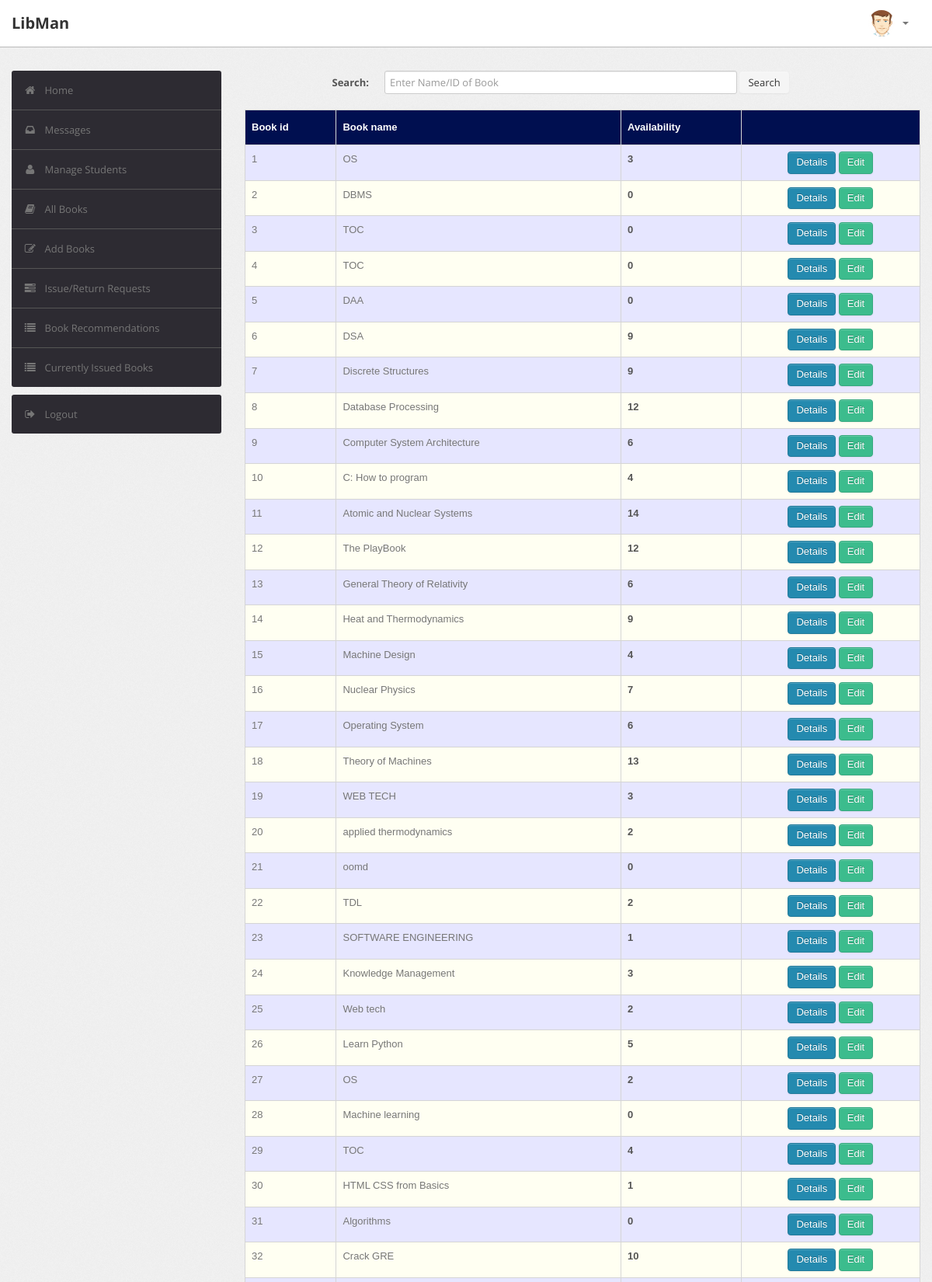
/admin/book.php (signed in, upper part), run on the app's committed database.
### tables this page shows
CREATE TABLE `book` (
  `BookId` int(10) NOT NULL,
  `Title` varchar(50) DEFAULT NULL,
  `Publisher` varchar(50) DEFAULT NULL,
  `Year` varchar(50) DEFAULT NULL,
  `Availability` int(5) DEFAULT NULL
);

### admin/book.php (the view, shortened to what this page needs)
<?php
require('dbconn.php');
?>
<?php
if ($_SESSION['RollNo']) {
    ?>
<!DOCTYPE html>
<html lang="en">
    <head>
        <link type="text/css" href="bootstrap/css/bootstrap.min.css" rel="stylesheet">
        <link type="text/css" href="bootstrap/css/bootstrap-responsive.min.css" rel="stylesheet">
        <link type="text/css" href="css/theme.css" rel="stylesheet">
        <link type="text/css" href="images/icons/css/font-awesome.css" rel="stylesheet">
    </head>
    <body>
        <div class="navbar navbar-fixed-top">
            <div class="navbar-inner">
                <div class="container">
                        <a class="brand" href="index.php">LibMan </a>
                    <div class="nav-collapse collapse navbar-inverse-collapse">
                        <ul class="nav pull-right">
                            <li class="nav-user dropdown"><a href="#" class="dropdown-toggle" data-toggle="dropdown">
                                <img src="images/user.png" class="nav-avatar" />
                                <b class="caret"></b></a>
                            </li>
                        </ul>
                    </div>
                </div>
            </div>
        </div>
        <div class="wrapper">
            <div class="container">
                <div class="row">
                    <div class="span3">
                        <div class="sidebar">
                            <ul class="widget widget-menu unstyled">
                                <li class="active"><a href="index.php"><i class="menu-icon icon-home"></i>Home
                                </a></li>
                                 <li><a href="message.php"><i class="menu-icon icon-inbox"></i>Messages</a>
                                </li>
                                <li><a href="student.php"><i class="menu-icon icon-user"></i>Manage Students </a>
                                </li>
                                <li><a href="book.php"><i class="menu-icon icon-book"></i>All Books </a></li>
                                <li><a href="addbook.php"><i class="menu-icon icon-edit"></i>Add Books </a></li>
                                <li><a href="requests.php"><i class="menu-icon icon-tasks"></i>Issue/Return Requests </a></li>
                                <li><a href="recommendations.php"><i class="menu-icon icon-list"></i>Book Recommendations </a></li>
                                <li><a href="current.php"><i class="menu-icon icon-list"></i>Currently Issued Books </a></li>
                            </ul>
                            <ul class="widget widget-menu unstyled">
                                <li><a href="logout.php"><i class="menu-icon icon-signout"></i>Logout </a></li>
                            </ul>
                        </div>
                    </div>
                    <div class="span9">
                  <form class="form-horizontal row-fluid" action="book.php" method="post">
                                        <div class="control-group">
                                            <label class="control-label" for="Search"><b>Search:</b></label>
                                            <div class="controls">
                                                <input type="text" id="title" name="title" placeholder="Enter Name/ID of Book" class="span8">
                                                <button type="submit" name="submit"class="btn">Search</button>
                                            </div>
                                        </div>
                                    </form>
                                    <br>
                                    <?php
                                    if(isset($_POST['submit']))
                                        {$s=$_POST['title'];
                                            $sql="select * from LMS.book where BookId='$s' or Title like '%$s%'";
                                        }
                                    else
                                        $sql="select * from LMS.book";
                                    $result=$conn->query($sql);
                                    $rowcount=mysqli_num_rows($result);
                                    if(!($rowcount))
                                        echo "<br><center><h2><b><i>No Results</i></b></h2></center>";
                                    else
                                    {
                                    ?>
                        <table class="table" id = "tables">
                                  <thead>
                                    <tr>
                                      <th>Book id</th>
                                      <th>Book name</th>
                                      <th>Availability</th>
                                      <th></th>
                                    </tr>
                                  </thead>
                                  <tbody>
                                    <?php
                            while($row=$result->fetch_assoc())
                            {
                                $bookid=$row['BookId'];
                                $name=$row['Title'];
                                $avail=$row['Availability'];
                            ?>
                                    <tr>
                                      <td><?php echo $bookid ?></td>
                                      <td><?php echo $name ?></td>
                                      <td><b><?php echo $avail ?></b></td>
                                        <td><center>
                                            <a href="bookdetails.php?id=<?php echo $bookid; ?>" class="btn btn-primary">Details</a>
                                            <a href="edit_book_details.php?id=<?php echo $bookid; ?>" class="btn btn-success">Edit</a>
                                        </center></td>
                                    </tr>
                               <?php }} ?>
                               </tbody>
                                </table>
                            </div>
                </div>
            </div>
        </div>
    </body>
</html>
<?php }
else {
    echo "<script type='text/javascript'>alert('Access Denied!!!')</script>";
} ?>

### admin/css/theme.css (style rules this page uses)
#tables { font-family: "Trebuchet MS", Arial, Helvetica, sans-serif; border-collapse: collapse; width: 100%; }
#tables td, #tables th { border: 1px solid #ddd; padding: 8px; }
#tables tr:nth-child(even) { background-color: #fffff2; }
#tables tr:nth-child(odd) { background-color: #e6e6ff; }
#tables th { padding-top: 12px; padding-bottom: 12px; text-align: left; background-color: #000F50; color: white; }
body { font-size: 13px; font-family: 'Open Sans', Arial, sans-serif; background: #fff; color: #777 }
strong, b { color: #555 }
.wrapper { background: url(../images/bg.png) #eee; border-bottom: 1px solid #bbb; -webkit-box-shadow: 0 1px 2px rgba(0,0,0,0.1); -moz-box-shadow: 0 1px 2px rgba(0,0,0,0.1); box-shadow: 0 1px 2px rgba(0,0,0,0.1); padding: 30px 0 }
form { margin: 0 }
select, textarea, input[type="text"], input[type="password"], input[type="datetime"], input[type="datetime-local"], input[type="date"], input[type="month"], input[type="time"], input[type="week"], input[type="number"], input[type="email"], input[type="url"], input[type="search"], input[type="tel"], input[type="color"], .uneditable-input, label, input, button, select, textarea { -webkit-border-radius: 3px; -moz-border-radius: 3px; border-radius: 3px; font-size: 13px; font-family: 'Open Sans', Tahoma, Arial, sans-serif }
body [class^="icon-"], body [class*=" icon-"] { font-size: 14px; line-height: 20px; height: 20px }
.form-horizontal .control-group, .form-vertical .control-group { margin-bottom: 0 }
.navbar { position: static!important; margin: 0!important }
.navbar .navbar-inner { background: #fff; border-bottom: 1px solid #bbb; -webkit-box-shadow: 0 1px 2px rgba(0,0,0,0.15); -moz-box-shadow: 0 1px 2px rgba(0,0,0,0.15); box-shadow: 0 1px 2px rgba(0,0,0,0.15) }
.navbar .brand { color: #333; font-weight: bold; font-size: 20px; margin-right: 20px; padding: 20px }
.navbar .nav>li>a { padding: 20px 15px; font-weight: bold; color: #777 }
.nav-user>a { height: 20px }
.nav-avatar { width: 34px; height: 34px; margin: -7px 5px 0 0; -webkit-border-radius: 50%; -moz-border-radius: 50%; border-radius: 50% }
.btn, .btn-box { -webkit-border-radius: 3px; -moz-border-radius: 3px; border-radius: 3px }
.btn { font-size: 13px; font-weight: 600 }
.btn { display: inline-block; margin-bottom: 0; font-weight: 400; text-align: center; vertical-align: middle; cursor: pointer; background-image: none; border: 1px solid transparent; white-space: nowrap; padding: 4px 10px; font-size: 13px; line-height: 1.42857; border-radius: 4px; -webkit-user-select: none; -moz-user-select: none; -ms-user-select: none; user-select: none }
.btn-primary { color: #fff; background-color: #248aaf; border-color: #20799a }
.btn-success { color: #fff; background-color: #3cbc8d; border-color: #36a97f }
.table { margin-bottom: 0 }
.table th, .table td { border-color: #d5d5d5!important }
.widget-menu { background: #fff; -webkit-border-radius: 3px; -moz-border-radius: 3px; border-radius: 3px; overflow: hidden }
.widget-menu a { color: #555; display: block; line-height: 20px; padding: 15px; text-decoration: none!important }
.widget-menu .menu-icon { margin-right: 10px; color: #767676; -webkit-transition: all .2s ease-in-out; -moz-transition: all .2s ease-in-out; transition: all .2s ease-in-out; }
.widget-menu>li+li { border-top: 1px solid #555 }
.widget-menu>li>a { background-color: #2d2b32; color: #767676; -webkit-transition: all .2s ease-in-out; -moz-transition: all .2s ease-in-out; transition: all .2s ease-in-out; }

### data on the page
book: BookId "1", Title "OS", Availability "3"
book: BookId "2", Title "DBMS", Availability "0"
book: BookId "3", Title "TOC", Availability "0"
book: BookId "4", Title "TOC", Availability "0"
book: BookId "5", Title "DAA", Availability "0"
book: BookId "6", Title "DSA", Availability "9"
book: BookId "7", Title "Discrete Structures", Availability "9"
book: BookId "8", Title "Database Processing", Availability "12"
book: BookId "9", Title "Computer System Architecture", Availability "6"
book: BookId "10", Title "C: How to program", Availability "4"
book: BookId "11", Title "Atomic and Nuclear Systems", Availability "14"
book: BookId "12", Title "The PlayBook", Availability "12"
book: BookId "13", Title "General Theory of Relativity", Availability "6"
book: BookId "14", Title "Heat and Thermodynamics", Availability "9"
book: BookId "15", Title "Machine Design", Availability "4"
book: BookId "16", Title "Nuclear Physics", Availability "7"
book: BookId "17", Title "Operating System", Availability "6"
book: BookId "18", Title "Theory of Machines", Availability "13"
book: BookId "19", Title "WEB TECH", Availability "3"
book: BookId "20", Title "applied thermodynamics", Availability "2"
book: BookId "21", Title "oomd", Availability "0"
book: BookId "22", Title "TDL", Availability "2"
book: BookId "23", Title "SOFTWARE ENGINEERING", Availability "1"
book: BookId "24", Title "Knowledge Management", Availability "3"
book: BookId "25", Title "Web tech", Availability "2"
book: BookId "26", Title "Learn Python", Availability "5"
book: BookId "27", Title "OS", Availability "2"
book: BookId "28", Title "Machine learning", Availability "0"
book: BookId "29", Title "TOC", Availability "4"
book: BookId "30", Title "HTML CSS from Basics", Availability "1"
book: BookId "31", Title "Algorithms", Availability "0"
book: BookId "32", Title "Crack GRE", Availability "10"
